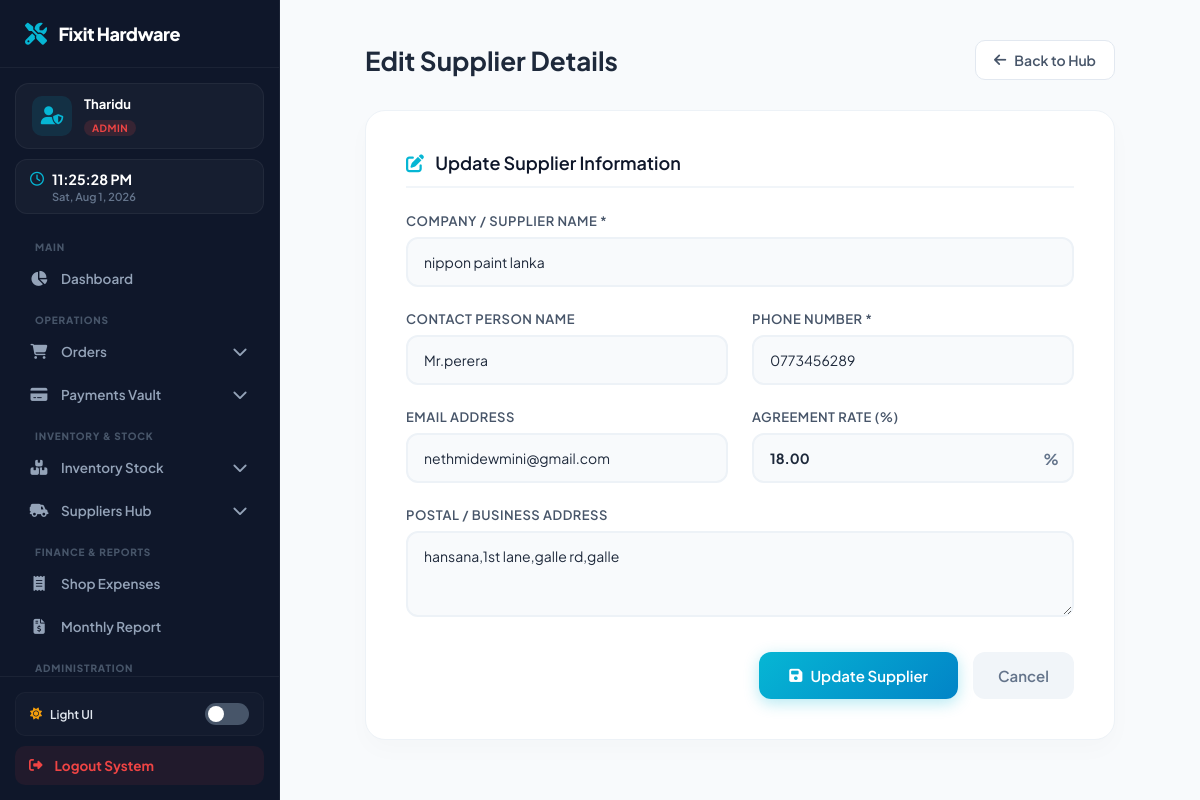
Screenshot of /edit_suppliers.php?id=1 (signed in) with the database file from the repository.
### tables this page shows
CREATE TABLE `system_settings` (
  `id` int(11) NOT NULL DEFAULT 1,
  `shop_name` varchar(100) DEFAULT 'FixIt Crafts',
  `shop_address` varchar(255) DEFAULT 'Weligama, Sri Lanka',
  `shop_phone` varchar(20) DEFAULT '0771234567',
  `worker_rate` decimal(5,2) DEFAULT 10.00,
  `supplier_rate` decimal(5,2) DEFAULT 18.00
);

CREATE TABLE `supplier` (
  `supplier_id` int(11) NOT NULL,
  `supplier_name` varchar(100) DEFAULT NULL,
  `contact_person` varchar(100) DEFAULT NULL,
  `phone` varchar(20) DEFAULT NULL,
  `email` varchar(100) DEFAULT NULL,
  `address` text DEFAULT NULL,
  `created_at` timestamp NOT NULL DEFAULT current_timestamp(),
  `commission_rate` decimal(5,2) DEFAULT 18.00
);

### edit_suppliers.php (the view, shortened to what this page needs)
<?php
$conn = new mysqli("localhost", "root", "", "hardware");
$supplier_name = $contact_person = $phone = $email = $address = "";
$commission_rate = 18.00;
if (isset($_GET['id']) && is_numeric($_GET['id'])) {
    $supplier_id = intval($_GET['id']);
    $stmt = $conn->prepare("SELECT * FROM supplier WHERE supplier_id = ?");
    $stmt->bind_param("i", $supplier_id);
    $stmt->execute();
    $result = $stmt->get_result();
    if ($result->num_rows > 0) {
        $row = $result->fetch_assoc();
        $supplier_name  = $row['supplier_name'] ?? '';
        $contact_person = $row['contact_person'] ?? '';
        $phone          = $row['phone'] ?? '';
        $email          = $row['email'] ?? '';
        $address        = $row['address'] ?? '';
        $commission_rate = isset($row['commission_rate']) ? floatval($row['commission_rate']) : 18.00;
    } else {
        header("Location: manage_suppliers.php");
        exit();
    }
} elseif ($_SERVER["REQUEST_METHOD"] !== "POST") {
    header("Location: manage_suppliers.php");
    exit();
}
?>
<!DOCTYPE html>
<html lang="en">
<head>
    <link rel="stylesheet" href="https://cdnjs.cloudflare.com/ajax/libs/font-awesome/6.5.1/css/all.min.css">
</head>
<body>
    <?php include('sidebar.php'); ?>
    <div class="main-content">
        <div class="page-header">
            <h1>Edit Supplier Details</h1>
            <a href="manage_suppliers.php" class="btn-back">
                <i class="fa-solid fa-arrow-left"></i> Back to Hub
            </a>
        </div>
        <div class="form-card">
            <h3><i class="fa-solid fa-pen-to-square" style="color: #06b6d4; margin-right: 8px;"></i> Update Supplier Information</h3>
            <form action="edit_supplier.php" method="POST">
                <div class="form-grid">
                    <div class="form-group full-width">
                        <label>Company / Supplier Name *</label>
                        <input type="text" name="supplier_name" value="<?php echo htmlspecialchars($supplier_name); ?>" required placeholder="e.g. Nippon Paint Lanka (Pvt) Ltd">
                    </div>
                    <div class="form-group">
                        <label>Contact Person Name</label>
                        <input type="text" name="contact_person" value="<?php echo htmlspecialchars($contact_person); ?>" placeholder="e.g. Mr. Asela Perera">
                    </div>
                    <div class="form-group">
                        <label>Phone Number *</label>
                        <input type="text" name="phone" value="<?php echo htmlspecialchars($phone); ?>" required placeholder="e.g. 0771234567">
                    </div>
                    <div class="form-group">
                        <label>Email Address</label>
                        <input type="email" name="email" value="<?php echo htmlspecialchars($email); ?>" placeholder="e.g. info@nippon.lk">
                    </div>
                    <div class="form-group">
                        <label>Agreement Rate (%)</label>
                        <div class="rate-input-group">
                            <input type="number" step="0.01" min="0" max="100" name="commission_rate" value="<?php echo htmlspecialchars(number_format($commission_rate, 2, '.', '')); ?>" required>
                            <span class="rate-badge">%</span>
                        </div>
                    </div>
                    <div class="form-group full-width">
                        <label>Postal / Business Address</label>
                        <textarea name="address" rows="3" placeholder="e.g. No. 45, Kandy Road, Colombo"><?php echo htmlspecialchars($address); ?></textarea>
                    </div>
                </div>
                <div class="btn-group">
                    <button type="submit" name="update_supplier" class="btn-save">
                        <i class="fa-solid fa-floppy-disk"></i> Update Supplier
                    </button>
                    <a href="manage_suppliers.php" class="btn-cancel">Cancel</a>
                </div>
            </form>
        </div>
    </div>
</body>
</html>

### sidebar.php (shortened to what this page needs)
<?php
$sys_shop_name = 'FixIt Hardware';
if ($conn && !$conn->connect_error) {
    $settings_query = $conn->query("SELECT shop_name FROM system_settings WHERE id = 1");
    if ($settings_query && $settings_query->num_rows > 0) {
        $setting_data = $settings_query->fetch_assoc();
        if (!empty($setting_data['shop_name'])) {
            $sys_shop_name = $setting_data['shop_name'];
        }
    }
}
$current_page = basename($_SERVER['PHP_SELF']);
$user_role = strtolower($_SESSION['user_role']);
$display_role = ($user_role === 'admin') ? 'Admin' : 'Employee';
?>
<link rel="stylesheet" href="https://cdnjs.cloudflare.com/ajax/libs/font-awesome/6.5.1/css/all.min.css">
<div class="sidebar">
    <div class="brand">
        <i class="fa-solid fa-screwdriver-wrench"></i>
        <span><?php echo htmlspecialchars($sys_shop_name); ?></span>
    </div>
    <div class="user-profile">
        <div class="avatar">
            <i class="fa-solid <?php echo ($user_role === 'admin') ? 'fa-user-shield' : 'fa-user-gear'; ?>"></i>
        </div>
        <div class="user-info">
            <h4><?php echo isset($_SESSION['user_name']) ? htmlspecialchars($_SESSION['user_name']) : 'System User'; ?></h4>
            <span class="role-badge <?php echo ($user_role === 'admin') ? 'admin-badge' : 'staff-badge'; ?>">
                <?php echo $display_role; ?>
            </span>
        </div>
    </div>
    <div class="datetime-widget">
        <div class="live-time" id="clock-display">
        </div>
        <div class="live-date" id="calendar-display">Loading date info...</div>
    </div>
    <ul class="nav-links">
        <div class="menu-section-label">Main</div>
        <li class="<?php echo ($current_page == 'dashboard.php') ? 'active-page' : ''; ?>">
            <a href="dashboard.php">
                <i class="fa-solid fa-chart-pie"></i>
                <span>Dashboard</span>
            </a>
        </li>
        <div class="menu-section-label">Operations</div>
        <?php $ord_active = in_array($current_page, ['add_order.php', 'manage_order.php']); ?>
        <li class="dropdown-item">
            <a href="javascript:void(0)" class="dropdown-btn">
                <i class="fa-solid fa-cart-shopping"></i>
                <span>Orders</span>
                <i class="fa-solid fa-chevron-down arrow <?php echo $ord_active ? 'rotate' : ''; ?>"></i>
            </a>
        </li>
        <?php $pay_active = in_array($current_page, ['add_payment.php', 'manage_payment.php']); ?>
        <li class="dropdown-item">
            <a href="javascript:void(0)" class="dropdown-btn">
                <i class="fa-solid fa-credit-card"></i>
                <span>Payments Vault</span>
                <i class="fa-solid fa-chevron-down arrow <?php echo $pay_active ? 'rotate' : ''; ?>"></i>
            </a>
        </li>
        <div class="menu-section-label">Inventory & Stock</div>
        <?php $inv_active = in_array($current_page, ['add_product.php', 'manage_inventory.php', 'manage_categories.php', 'manage_subcategories.php']); ?>
        <li class="dropdown-item">
            <a href="javascript:void(0)" class="dropdown-btn">
                <i class="fa-solid fa-boxes-stacked"></i>
                <span>Inventory Stock</span>
                <i class="fa-solid fa-chevron-down arrow <?php echo $inv_active ? 'rotate' : ''; ?>"></i>
            </a>
        </li>
        <?php if ($user_role === 'admin'): ?>
            <?php $sup_active = in_array($current_page, ['add_supplier.php', 'manage_suppliers.php']); ?>
            <li class="dropdown-item">
                <a href="javascript:void(0)" class="dropdown-btn">
                    <i class="fa-solid fa-truck-field"></i>
                    <span>Suppliers Hub</span>
                    <i class="fa-solid fa-chevron-down arrow <?php echo $sup_active ? 'rotate' : ''; ?>"></i>
                </a>
            </li>
        <?php endif; ?>
        <?php if ($user_role === 'admin'): ?>
            <div class="menu-section-label">Finance & Reports</div>
            <li class="<?php echo ($current_page == 'add_expense.php') ? 'active-page' : ''; ?>">
                <a href="add_expense.php">
                    <i class="fa-solid fa-receipt"></i>
                    <span>Shop Expenses</span>
                </a>
            </li>
            <li class="<?php echo ($current_page == 'monthly_report.php') ? 'active-page' : ''; ?>">
                <a href="monthly_report.php">
                    <i class="fa-solid fa-file-invoice-dollar"></i>
                    <span>Monthly Report</span>
                </a>
            </li>
        <?php endif; ?>
        <div class="menu-section-label">Administration</div>
    </ul>
    <div class="sidebar-footer">
        <div class="mode-toggle-panel">
            <div class="toggle-label" id="sys-mode-label">
                <i class="fa-solid fa-sun" style="color: #f59e0b;"></i> Light UI
            </div>
            <label class="switch-btn">
                <span class="slider-round"></span>
            </label>
        </div>
        <a href="javascript:void(0)" class="logout-btn" id="logoutSystemBtn">
            <i class="fa-solid fa-right-from-bracket"></i>
            <span>Logout System</span>
        </a>
    </div>
</div>

### edit_suppliers.php (style rules this page uses)
* { margin: 0; padding: 0; box-sizing: border-box; font-family: 'Plus Jakarta Sans', sans-serif; }
body { background: #f8fafc; display: flex; min-height: 100vh; }
.main-content { margin-left: 280px; width: calc(100% - 280px); padding: 40px; display: flex; flex-direction: column; align-items: center; }
.page-header { width: 100%; max-width: 750px; margin-bottom: 30px; display: flex; justify-content: space-between; align-items: center; }
.page-header h1 { font-size: 26px; font-weight: 700; color: #1e293b; }
.btn-back { padding: 10px 18px; background: white; border: 1px solid #e2e8f0; border-radius: 10px; color: #475569; text-decoration: none; font-size: 14px; font-weight: 600; display: flex; align-items: center; gap: 8px; transition: all 0.3s ease; }
.form-card { background: white; width: 100%; max-width: 750px; padding: 40px; border-radius: 20px; border: 1px solid #edf2f7; box-shadow: 0 10px 25px rgba(0, 0, 0, 0.02); }
.form-card h3 { font-size: 18px; color: #0f172a; font-weight: 600; margin-bottom: 25px; padding-bottom: 12px; border-bottom: 2px solid #f1f5f9; }
.form-grid { display: grid; grid-template-columns: 1fr 1fr; gap: 24px; }
.form-group { display: flex; flex-direction: column; gap: 8px; }
.form-group.full-width { grid-column: span 2; }
.form-group label { font-size: 13px; font-weight: 600; color: #475569; text-transform: uppercase; letter-spacing: 0.5px; }
.form-group input, .form-group textarea { width: 100%; padding: 14px 16px; border: 2px solid #e2e8f0; border-radius: 12px; outline: none; font-size: 14px; color: #1e293b; background: #f8fafc; transition: all 0.3s ease; }
.rate-input-group { position: relative; display: flex; align-items: center; }
.rate-input-group input { padding-right: 45px; font-weight: 700; color: #0284c7; }
.rate-badge { position: absolute; right: 15px; font-weight: 700; color: #64748b; font-size: 15px; }
.btn-group { display: flex; gap: 15px; margin-top: 35px; justify-content: flex-end; }
.btn-save { padding: 14px 30px; background: linear-gradient(135deg, #06b6d4 0%, #0284c7 100%); color: white; font-size: 15px; font-weight: 600; border-radius: 12px; border: none; cursor: pointer; box-shadow: 0 4px 15px rgba(6, 182, 212, 0.3); display: flex; align-items: center; gap: 8px; transition: all 0.3s ease; }
.btn-cancel { padding: 14px 25px; background: #f1f5f9; color: #64748b; font-size: 15px; font-weight: 600; border-radius: 12px; border: none; text-decoration: none; text-align: center; display: flex; align-items: center; transition: all 0.3s ease; }

### rows the page displays
system_settings: shop_name "Fixit Hardware"
supplier: supplier_name "nippon paint lanka", contact_person "Mr.perera", phone "0773456289", email "nethmidewmini@gmail.com", commission_rate "18.00", address "hansana,1st lane,galle rd,galle"

### other values shown
$_SESSION['user_name'] "Tharidu"
$display_role "ADMIN"
